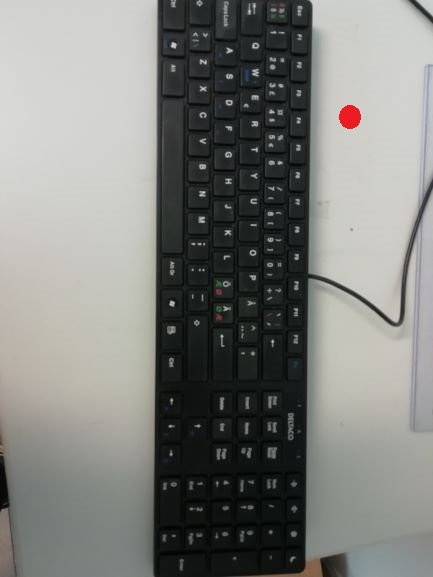
#> input picture OpenCV/BasicPrograms/CannyDialationErode/edge.png, 433 x 577 px, found by its file name
$ python CountPixels.py
#> lines starting #> are read from the running program, lines starting #| are printed output that depends on the picture; after the words box and inside, x2 and y2 are one past the last pixel; in counts of white or black regions, pixels touching at a corner belong together
import numpy as np
import cv2

img=cv2.imread("C:\\Users\\teija\\OneDrive\\Git\\Python\\OpenCV\\CountpixelsRectangle\\edge.png",0)
#> img: shape (577, 433); min 1, max 217, mean 127.1

def nothing(x):
  pass

cv2.namedWindow('image')

cv2.createTrackbar('min','image',0,255,nothing)
#> slider 'min' is set to 51
cv2.createTrackbar('max','image',0,255,nothing)
#> slider 'max' is set to 255

while(1):

 a = cv2.getTrackbarPos('min','image')
 b = cv2.getTrackbarPos('max','image')
 ret,thresh=cv2.threshold(img,a,b,cv2.THRESH_BINARY_INV)
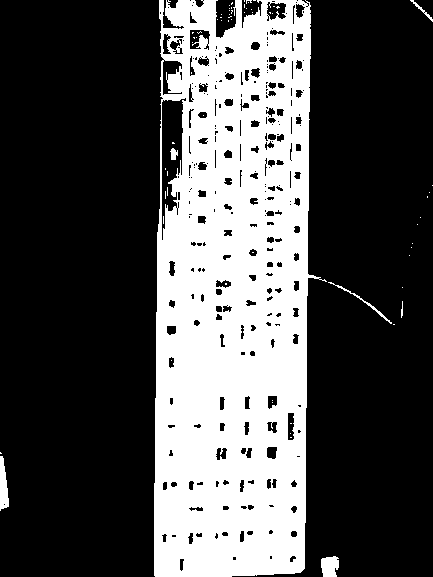
#> thresh: shape (577, 433); 31.2% white; 67 white regions (60 under 20 px), largest, box (x1, y1, x2, y2) and area: (154, 0, 327, 577) 76835, (0, 456, 9, 511) 345, (321, 556, 339, 577) 316
#> ret = 51
 cv2.imshow("output",thresh)
 cv2.imshow("Frame", img)
 k = cv2.waitKey(10) & 0xFF
#> (key Esc is pressed here)
 if k == 27:
    break
print (cv2.countNonZero(thresh))
#| 77960
cv2.destroyAllWindows()
